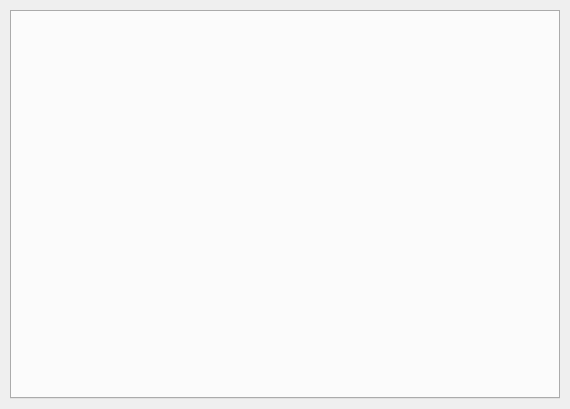
<?xml version="1.0" encoding="UTF-8"?>
<ui version="4.0">
 <class>main_window</class>
 <widget class="QMainWindow" name="main_window">
  <property name="geometry">
   <rect>
    <x>0</x>
    <y>0</y>
    <width>570</width>
    <height>409</height>
   </rect>
  </property>
  <property name="windowTitle">
   <string>MainWindow</string>
  </property>
  <widget class="QWidget" name="centralwidget">
   <layout class="QVBoxLayout" name="verticalLayout">
    <property name="leftMargin">
     <number>10</number>
    </property>
    <property name="topMargin">
     <number>10</number>
    </property>
    <property name="rightMargin">
     <number>10</number>
    </property>
    <property name="bottomMargin">
     <number>10</number>
    </property>
    <item>
     <widget class="QTabWidget" name="main_tabwidget">
      <property name="currentIndex">
       <number>-1</number>
      </property>
     </widget>
    </item>
   </layout>
  </widget>
 </widget>
 <resources/>
 <connections/>
</ui>
